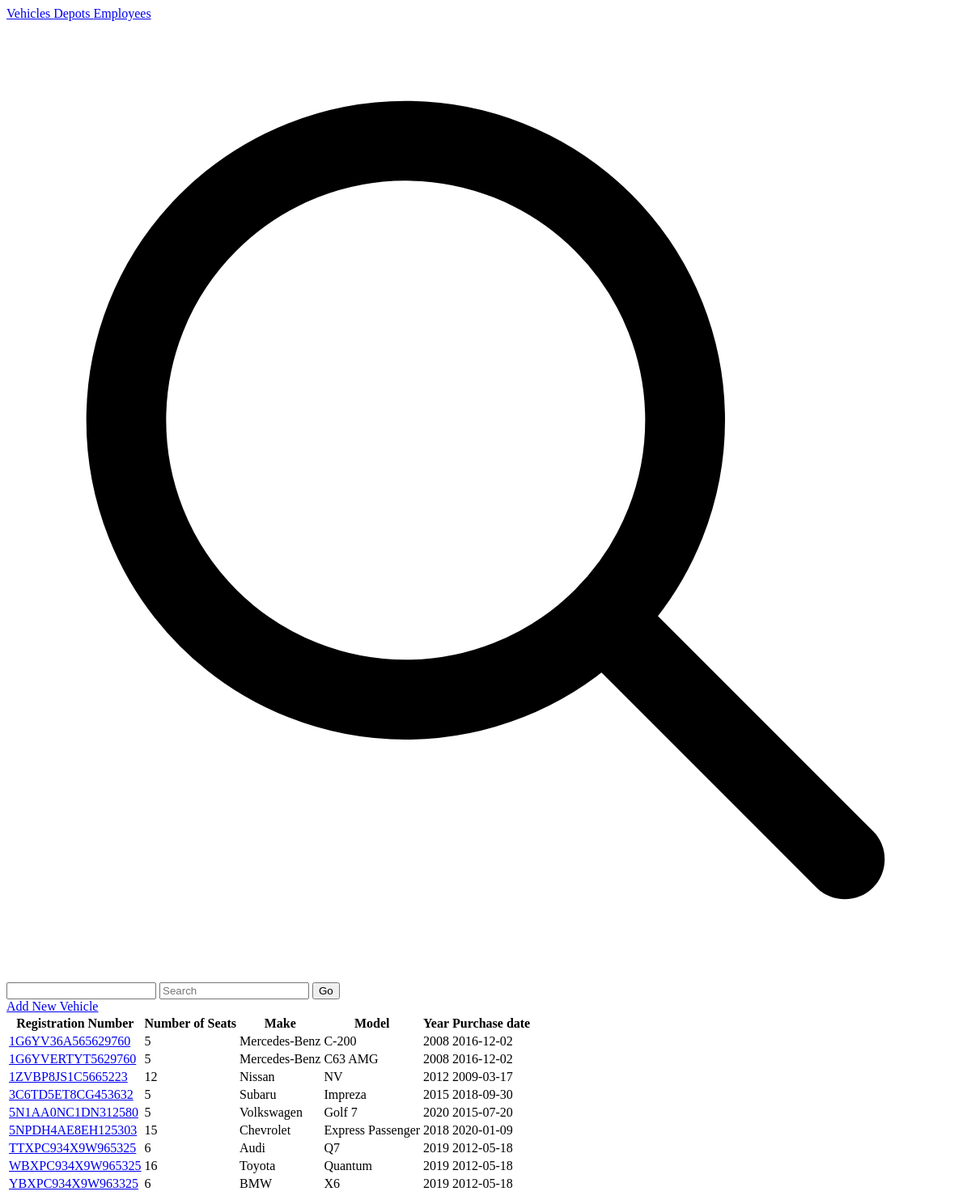
/public/admin/assets/index.assets.php (signed in), run on the app's committed database.
### tables this page shows
CREATE TABLE `vehicle` (
  `registrationNumber` VARCHAR(32) NOT NULL UNIQUE,
  `dateOfPurchase` date DEFAULT NULL,
  `numberOfSeats` int DEFAULT NULL,
  `make` varchar(255) DEFAULT NULL,
  `model` varchar(255) DEFAULT NULL,
  `year` int DEFAULT NULL,
  `licenseCode` int NOT NULL,
  PRIMARY KEY (`registrationNumber`),
  KEY `licenseCode` (`licenseCode`),
  CONSTRAINT `vehicle_ibfk_1` FOREIGN KEY (`licenseCode`) REFERENCES `license` (`licenseCode`)
);

### public/common/utils.php (called while the page is built, shortened)
<?php
function executeQuery($query) {
  $conn =
    mysqli_connect(SERVER, USERNAME, PASSWORD, DATABASE)
    or die("Could not connect to database!");
  $result =
    mysqli_query($conn, $query)
    or die("Error description: " . mysqli_error($conn));
  return $result;
}
?>

### public/admin/assets/index.assets.php (the view, shortened to what this page needs)
<!DOCTYPE html>
<html lang="en">
<?php
require_once(dirname(__DIR__) . "../../common/utils.php");
function queryAvailableVehicles() {
  if( isset($_REQUEST['searchText']) ) {
    $searchText = $_REQUEST['searchText'];
    $query =
      "SELECT * from vehicle v
      having (
        concat_ws(' ', v.make, v.model) LIKE '%$searchText%'
          or v.numberOfSeats Like '%$searchText%'
          or v.registrationNumber Like '%$searchText%'
      ) LIMIT 20";
  } else {
    $query =
    "SELECT * from vehicle v LIMIT 20";
  }
  $result = executeQuery($query);
  return $result;
}
?>
<head>
  <link rel="stylesheet" href="../../css/tailwind.css" />
  <link rel="stylesheet" href="../../css/custom.css" />
</head>
<body class="antialiased bg-gray-200">
  <div class="mt-16 mb-16 py-8 px-6 mx-auto bg-white flex flex-wrap items-center w-full lg:w-4/5">
    <div class="">
      <nav class="flex flex-col sm:flex-row">
        <a href="./index.assets.php" class="text-indigo-400 py-4 px-6 block hover:text-indigo-700
          hover:font-semibold focus:outline-none border-b-2 font-medium border-indigo-500" >
          Vehicles
        </a>
        <a href="./depots.php" class="text-gray-600 py-4 px-6 block hover:text-indigo-500 hover:font-semibold  focus:outline-none">
          Depots
        </a>
        <a href="./employees.php" class="text-gray-600 py-4 px-6 block hover:text-indigo-500 hover:font-semibold  focus:outline-none">
          Employees
        </a>
        </nav>
    </div>
    <div class="mt-8 flex justify-between w-full items-center mb-10">
      <div class="w-1/3">
        <div class="relative">
          <span class="absolute inset-y-0 left-0 pl-3 flex items-center">
            <svg class="h-6 w-6 text-gray-600"  fill="none" viewBox="0 0 24 24" stroke="currentColor">
              <path stroke-linecap="round" stroke-linejoin="round" stroke-width="2" d="M21 21l-6-6m2-5a7 7 0 11-14 0 7 7 0 0114 0z"/>
            </svg>
          </span>
          <form id="searchForm" action="./index.assets.php" method="GET" >
            <input class="hidden" id="bookingID" name="bookingID" value="<?php echo $_REQUEST['bookingID']; ?>" />
            <input
            <?php echo (isset($_REQUEST['searchText']) ? ( 'value="'.$_REQUEST['searchText'].'"') : "" );?>
            type="text" id="searchText" name="searchText" oninput="searchTextChange()"
            class="py-3 pl-10 w-full text-lg bg-white border border-grey-400 rounded-md text-gray-800 placeholder-gray-500  shadow"
            placeholder="Search" />
            <span id="searchBtn" class="absolute inset-y-0 right-0 pl-3 hidden items-center">
              <button type="submit" onclick="search();" class="bg-indigo-400 hover:bg-indigo-600 text-white font-bold py-2 px-6 mr-2 rounded">
                Go
              </button>
            </span>
          </form>
        </div>
      </div>
      <a href="../vehicle/add.vehicle.php"
          class="bg-indigo-500 hover:bg-indigo-700 text-white font-bold py-4 px-10 rounded">
        Add New Vehicle
      </a>
    </div>
    <table class="table-fixed text-left w-full">
      <thead class="bg-gray-200">
        <tr>
          <th class="w-1/6 px-4 py-2">Registration Number</th>
          <th class="w-1/6 px-4 py-2">Number of Seats</th>
          <th class="w-1/6 px-4 py-2">Make</th>
          <th class="w-1/6 px-4 py-2">Model</th>
          <th class="w-1/6 px-4 py-2">Year</th>
          <th class="w-1/6 px-4 py-2">Purchase date</th>
        </tr>
      </thead>
      <tbody class="text-gray-700">
        <?php
          $result = queryAvailableVehicles();
        ?>
        <?php
          while($result!=null && $row = mysqli_fetch_assoc($result))
          {
            echo '
              <tr>
                <td class="border px-4 py-4 text-indigo-500 font-medium">
                  <a
                    href="../vehicle/view.vehicle.php?registrationNumber='. $row["registrationNumber"] . '"
                    class="hover:border-b-2 border-indigo-600" >
                    '. $row["registrationNumber"] . '
                  </a>
                </td>
                <td class="border px-4 py-4">'. $row["numberOfSeats"] . '</td>
                <td class="border px-4 py-4">'. $row["make"] . '</td>
                <td class="border px-4 py-4">'. $row["model"] . '</td>
                <td class="border px-4 py-4">'. $row["year"] . '</td>
                <td class="border px-4 py-4">'. $row["dateOfPurchase"] . '</td>
              </tr>
            ';
          }
          ?>
      </tbody>
    </table>
  </div>
</body>
</html>

### data on the page
vehicle: registrationNumber "1G6YV36A565629760", numberOfSeats "5", make "Mercedes-Benz", model "C-200", year "2008", dateOfPurchase "2016-12-02"
vehicle: registrationNumber "1G6YVERTYT5629760", numberOfSeats "5", make "Mercedes-Benz", model "C63 AMG", year "2008", dateOfPurchase "2016-12-02"
vehicle: registrationNumber "1ZVBP8JS1C5665223", numberOfSeats "12", make "Nissan", model "NV", year "2012", dateOfPurchase "2009-03-17"
vehicle: registrationNumber "3C6TD5ET8CG453632", numberOfSeats "5", make "Subaru", model "Impreza", year "2015", dateOfPurchase "2018-09-30"
vehicle: registrationNumber "5N1AA0NC1DN312580", numberOfSeats "5", make "Volkswagen", model "Golf 7", year "2020", dateOfPurchase "2015-07-20"
vehicle: registrationNumber "5NPDH4AE8EH125303", numberOfSeats "15", make "Chevrolet", model "Express Passenger", year "2018", dateOfPurchase "2020-01-09"
vehicle: registrationNumber "TTXPC934X9W965325", numberOfSeats "6", make "Audi", model "Q7", year "2019", dateOfPurchase "2012-05-18"
vehicle: registrationNumber "WBXPC934X9W965325", numberOfSeats "16", make "Toyota", model "Quantum", year "2019", dateOfPurchase "2012-05-18"
vehicle: registrationNumber "YBXPC934X9W963325", numberOfSeats "6", make "BMW", model "X6", year "2019", dateOfPurchase "2012-05-18"
